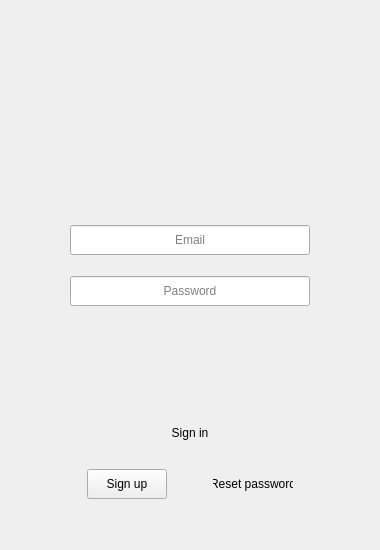
<?xml version="1.0" encoding="UTF-8"?>
<ui version="4.0">
 <class>loginDialog</class>
 <widget class="QDialog" name="loginDialog">
  <property name="geometry">
   <rect>
    <x>0</x>
    <y>0</y>
    <width>380</width>
    <height>550</height>
   </rect>
  </property>
  <property name="minimumSize">
   <size>
    <width>380</width>
    <height>550</height>
   </size>
  </property>
  <property name="maximumSize">
   <size>
    <width>380</width>
    <height>550</height>
   </size>
  </property>
  <property name="windowTitle">
   <string>Dialog</string>
  </property>
  <property name="sizeGripEnabled">
   <bool>false</bool>
  </property>
  <layout class="QVBoxLayout" name="verticalLayout_2">
   <item>
    <layout class="QVBoxLayout" name="verticalLayout">
     <property name="spacing">
      <number>6</number>
     </property>
     <item>
      <spacer name="verticalSpacer_3">
       <property name="orientation">
        <enum>Qt::Vertical</enum>
       </property>
       <property name="sizeType">
        <enum>QSizePolicy::Preferred</enum>
       </property>
       <property name="sizeHint" stdset="0">
        <size>
         <width>20</width>
         <height>40</height>
        </size>
       </property>
      </spacer>
     </item>
     <item>
      <layout class="QHBoxLayout" name="horizontalLayout">
       <item>
        <spacer name="horizontalSpacer">
         <property name="orientation">
          <enum>Qt::Horizontal</enum>
         </property>
         <property name="sizeType">
          <enum>QSizePolicy::Expanding</enum>
         </property>
         <property name="sizeHint" stdset="0">
          <size>
           <width>150</width>
           <height>20</height>
          </size>
         </property>
        </spacer>
       </item>
       <item>
        <widget class="QLabel" name="avatar_label">
         <property name="minimumSize">
          <size>
           <width>128</width>
           <height>128</height>
          </size>
         </property>
         <property name="maximumSize">
          <size>
           <width>128</width>
           <height>128</height>
          </size>
         </property>
         <property name="text">
          <string/>
         </property>
         <property name="scaledContents">
          <bool>true</bool>
         </property>
        </widget>
       </item>
       <item>
        <spacer name="horizontalSpacer_2">
         <property name="orientation">
          <enum>Qt::Horizontal</enum>
         </property>
         <property name="sizeType">
          <enum>QSizePolicy::Expanding</enum>
         </property>
         <property name="sizeHint" stdset="0">
          <size>
           <width>150</width>
           <height>20</height>
          </size>
         </property>
        </spacer>
       </item>
      </layout>
     </item>
     <item>
      <spacer name="verticalSpacer">
       <property name="orientation">
        <enum>Qt::Vertical</enum>
       </property>
       <property name="sizeType">
        <enum>QSizePolicy::Preferred</enum>
       </property>
       <property name="sizeHint" stdset="0">
        <size>
         <width>20</width>
         <height>40</height>
        </size>
       </property>
      </spacer>
     </item>
     <item>
      <layout class="QHBoxLayout" name="username_layout">
       <property name="bottomMargin">
        <number>0</number>
       </property>
       <item>
        <spacer name="horizontalSpacer_3">
         <property name="orientation">
          <enum>Qt::Horizontal</enum>
         </property>
         <property name="sizeType">
          <enum>QSizePolicy::Expanding</enum>
         </property>
         <property name="sizeHint" stdset="0">
          <size>
           <width>60</width>
           <height>20</height>
          </size>
         </property>
        </spacer>
       </item>
       <item>
        <widget class="QLineEdit" name="email_box">
         <property name="sizePolicy">
          <sizepolicy hsizetype="Fixed" vsizetype="Fixed">
           <horstretch>0</horstretch>
           <verstretch>0</verstretch>
          </sizepolicy>
         </property>
         <property name="minimumSize">
          <size>
           <width>240</width>
           <height>30</height>
          </size>
         </property>
         <property name="maximumSize">
          <size>
           <width>240</width>
           <height>30</height>
          </size>
         </property>
         <property name="text">
          <string/>
         </property>
         <property name="maxLength">
          <number>200</number>
         </property>
         <property name="alignment">
          <set>Qt::AlignCenter</set>
         </property>
         <property name="placeholderText">
          <string>Email</string>
         </property>
        </widget>
       </item>
       <item>
        <spacer name="horizontalSpacer_4">
         <property name="orientation">
          <enum>Qt::Horizontal</enum>
         </property>
         <property name="sizeType">
          <enum>QSizePolicy::Expanding</enum>
         </property>
         <property name="sizeHint" stdset="0">
          <size>
           <width>60</width>
           <height>20</height>
          </size>
         </property>
        </spacer>
       </item>
      </layout>
     </item>
     <item>
      <spacer name="verticalSpacer_5">
       <property name="orientation">
        <enum>Qt::Vertical</enum>
       </property>
       <property name="sizeType">
        <enum>QSizePolicy::Fixed</enum>
       </property>
       <property name="sizeHint" stdset="0">
        <size>
         <width>10</width>
         <height>10</height>
        </size>
       </property>
      </spacer>
     </item>
     <item>
      <layout class="QHBoxLayout" name="passwd_layout">
       <item>
        <spacer name="horizontalSpacer_6">
         <property name="orientation">
          <enum>Qt::Horizontal</enum>
         </property>
         <property name="sizeType">
          <enum>QSizePolicy::Expanding</enum>
         </property>
         <property name="sizeHint" stdset="0">
          <size>
           <width>60</width>
           <height>20</height>
          </size>
         </property>
        </spacer>
       </item>
       <item alignment="Qt::AlignHCenter|Qt::AlignVCenter">
        <widget class="QLineEdit" name="passwd_box">
         <property name="sizePolicy">
          <sizepolicy hsizetype="Fixed" vsizetype="Fixed">
           <horstretch>0</horstretch>
           <verstretch>0</verstretch>
          </sizepolicy>
         </property>
         <property name="minimumSize">
          <size>
           <width>240</width>
           <height>30</height>
          </size>
         </property>
         <property name="maximumSize">
          <size>
           <width>240</width>
           <height>30</height>
          </size>
         </property>
         <property name="alignment">
          <set>Qt::AlignCenter</set>
         </property>
         <property name="placeholderText">
          <string>Password</string>
         </property>
        </widget>
       </item>
       <item>
        <spacer name="horizontalSpacer_5">
         <property name="orientation">
          <enum>Qt::Horizontal</enum>
         </property>
         <property name="sizeType">
          <enum>QSizePolicy::Expanding</enum>
         </property>
         <property name="sizeHint" stdset="0">
          <size>
           <width>60</width>
           <height>10</height>
          </size>
         </property>
        </spacer>
       </item>
      </layout>
     </item>
     <item>
      <spacer name="verticalSpacer_4">
       <property name="orientation">
        <enum>Qt::Vertical</enum>
       </property>
       <property name="sizeType">
        <enum>QSizePolicy::Preferred</enum>
       </property>
       <property name="sizeHint" stdset="0">
        <size>
         <width>20</width>
         <height>40</height>
        </size>
       </property>
      </spacer>
     </item>
     <item>
      <widget class="QLabel" name="err_label">
       <property name="text">
        <string/>
       </property>
       <property name="alignment">
        <set>Qt::AlignCenter</set>
       </property>
      </widget>
     </item>
     <item>
      <layout class="QHBoxLayout" name="login_layout">
       <property name="sizeConstraint">
        <enum>QLayout::SetDefaultConstraint</enum>
       </property>
       <item>
        <spacer name="horizontalSpacer_7">
         <property name="orientation">
          <enum>Qt::Horizontal</enum>
         </property>
         <property name="sizeType">
          <enum>QSizePolicy::Expanding</enum>
         </property>
         <property name="sizeHint" stdset="0">
          <size>
           <width>40</width>
           <height>20</height>
          </size>
         </property>
        </spacer>
       </item>
       <item>
        <widget class="QPushButton" name="signin_btn">
         <property name="minimumSize">
          <size>
           <width>60</width>
           <height>60</height>
          </size>
         </property>
         <property name="maximumSize">
          <size>
           <width>60</width>
           <height>60</height>
          </size>
         </property>
         <property name="styleSheet">
          <string notr="true">border-color: red;
border-radius: 30px;</string>
         </property>
         <property name="text">
          <string>Sign in</string>
         </property>
        </widget>
       </item>
       <item>
        <spacer name="horizontalSpacer_10">
         <property name="orientation">
          <enum>Qt::Horizontal</enum>
         </property>
         <property name="sizeType">
          <enum>QSizePolicy::Expanding</enum>
         </property>
         <property name="sizeHint" stdset="0">
          <size>
           <width>40</width>
           <height>20</height>
          </size>
         </property>
        </spacer>
       </item>
      </layout>
     </item>
     <item>
      <layout class="QHBoxLayout" name="resetPasswd_layout">
       <item>
        <spacer name="horizontalSpacer_8">
         <property name="orientation">
          <enum>Qt::Horizontal</enum>
         </property>
         <property name="sizeType">
          <enum>QSizePolicy::Expanding</enum>
         </property>
         <property name="sizeHint" stdset="0">
          <size>
           <width>40</width>
           <height>20</height>
          </size>
         </property>
        </spacer>
       </item>
       <item>
        <widget class="QPushButton" name="signup_btn">
         <property name="sizePolicy">
          <sizepolicy hsizetype="Fixed" vsizetype="Fixed">
           <horstretch>0</horstretch>
           <verstretch>0</verstretch>
          </sizepolicy>
         </property>
         <property name="minimumSize">
          <size>
           <width>80</width>
           <height>30</height>
          </size>
         </property>
         <property name="maximumSize">
          <size>
           <width>80</width>
           <height>30</height>
          </size>
         </property>
         <property name="text">
          <string>Sign up</string>
         </property>
        </widget>
       </item>
       <item>
        <spacer name="horizontalSpacer_11">
         <property name="orientation">
          <enum>Qt::Horizontal</enum>
         </property>
         <property name="sizeType">
          <enum>QSizePolicy::Preferred</enum>
         </property>
         <property name="sizeHint" stdset="0">
          <size>
           <width>40</width>
           <height>20</height>
          </size>
         </property>
        </spacer>
       </item>
       <item>
        <widget class="ClickedLabel" name="resetPasswd_label">
         <property name="sizePolicy">
          <sizepolicy hsizetype="Fixed" vsizetype="Fixed">
           <horstretch>0</horstretch>
           <verstretch>0</verstretch>
          </sizepolicy>
         </property>
         <property name="minimumSize">
          <size>
           <width>80</width>
           <height>30</height>
          </size>
         </property>
         <property name="maximumSize">
          <size>
           <width>80</width>
           <height>30</height>
          </size>
         </property>
         <property name="text">
          <string>Reset password</string>
         </property>
         <property name="alignment">
          <set>Qt::AlignCenter</set>
         </property>
        </widget>
       </item>
       <item>
        <spacer name="horizontalSpacer_9">
         <property name="orientation">
          <enum>Qt::Horizontal</enum>
         </property>
         <property name="sizeType">
          <enum>QSizePolicy::Expanding</enum>
         </property>
         <property name="sizeHint" stdset="0">
          <size>
           <width>40</width>
           <height>20</height>
          </size>
         </property>
        </spacer>
       </item>
      </layout>
     </item>
    </layout>
   </item>
   <item>
    <spacer name="verticalSpacer_2">
     <property name="orientation">
      <enum>Qt::Vertical</enum>
     </property>
     <property name="sizeType">
      <enum>QSizePolicy::Preferred</enum>
     </property>
     <property name="sizeHint" stdset="0">
      <size>
       <width>20</width>
       <height>40</height>
      </size>
     </property>
    </spacer>
   </item>
  </layout>
 </widget>
 <customwidgets>
  <customwidget>
   <class>ClickedLabel</class>
   <extends>QLabel</extends>
   <header>clickedlabel.h</header>
  </customwidget>
 </customwidgets>
 <tabstops>
  <tabstop>email_box</tabstop>
  <tabstop>passwd_box</tabstop>
  <tabstop>signin_btn</tabstop>
  <tabstop>signup_btn</tabstop>
 </tabstops>
 <resources/>
 <connections/>
</ui>
